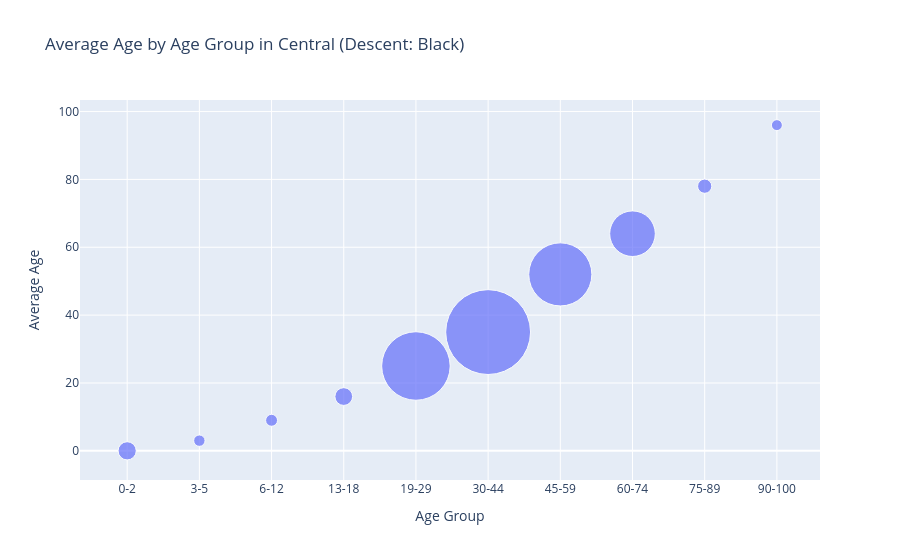

Notebook code for this chart:
### Code cell
import plotly.express as px
import pandas as pd

# Derived data
df = pd.DataFrame({
    "Age Group": ["0-2", "3-5", "6-12", "13-18", "19-29", "30-44", "45-59", "60-74", "75-89", "90-100"],
    "Average Age": [0, 3, 9, 16, 25, 35, 52, 64, 78, 96],
    "Victim Count": [166, 19, 28, 154, 3341, 5165, 2824, 1440, 72, 12]
})

# Normalize the Victim Count values to a range [0, 1]
df['Normalized Victim Count'] = (df['Victim Count'] - df['Victim Count'].min()) / (df['Victim Count'].max() - df['Victim Count'].min())

# Choose min and max size of circles
min_size = 1
max_size = 60
df['Scaled Victim Count'] = df['Normalized Victim Count'] * (max_size - min_size) + min_size

# Scatter plot
fig = px.scatter(
    df, x="Age Group", y="Average Age", size="Scaled Victim Count",
    title="Average Age by Age Group in Central (Descent: Black)",
    size_max=max_size,  
    hover_data={"Victim Count": True}
)

fig.show()

# Export
fig.write_html("average_age_by_the_mostdangerouesarea_descent_B.html")

### Figure 1 — Plotly figure (JSON) as saved in the notebook; plotly's stock layout.template omitted (floating-point values rounded to 4 significant figures)
{"data": [{"customdata": [[166], [19], [28], [154], [3341], [5165], [2824], [1440], [72], [12]], "hovertemplate": "Age Group=%{x}<br>Average Age=%{y}<br>Scaled Victim Count=%{marker.size}<br>Victim Count=%{customdata[0]}<extra></extra>", "legendgroup": "", "marker": {"color": "#636efa", "size": [2.763, 1.08, 1.183, 2.626, 39.12, 60, 33.2, 17.35, 1.687, 1], "sizemode": "area", "sizeref": 0.01667, "symbol": "circle"}, "mode": "markers", "name": "", "orientation": "v", "showlegend": false, "type": "scatter", "x": ["0-2", "3-5", "6-12", "13-18", "19-29", "30-44", "45-59", "60-74", "75-89", "90-100"], "xaxis": "x", "y": [0, 3, 9, 16, 25, 35, 52, 64, 78, 96], "yaxis": "y"}], "layout": {"legend": {"itemsizing": "constant", "tracegroupgap": 0}, "title": {"text": "Average Age by Age Group in Central (Descent: Black)"}, "xaxis": {"anchor": "y", "domain": [0, 1], "title": {"text": "Age Group"}}, "yaxis": {"anchor": "x", "domain": [0, 1], "title": {"text": "Average Age"}}}}
